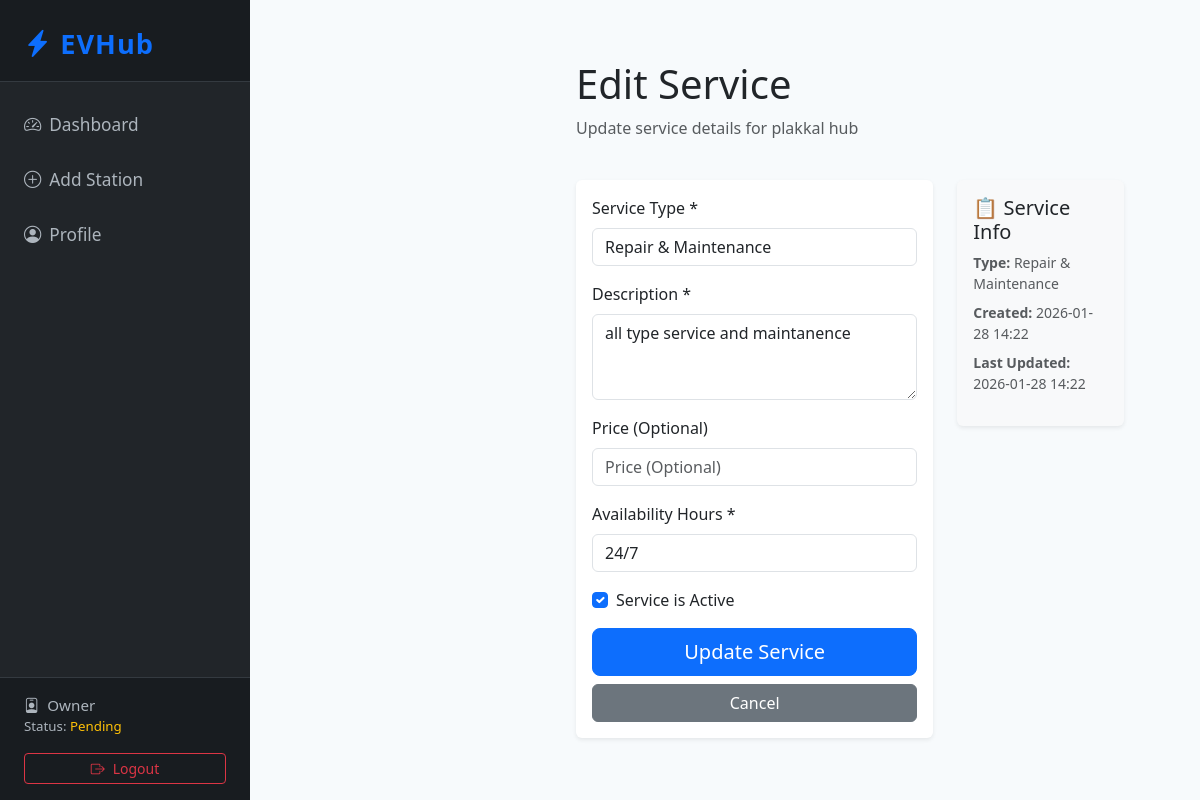
The app's page /owner-edit-service/1/1/ (signed in) with its own data.
### core/models.py (models this page shows, shortened)
class CustomUser(AbstractUser):
    USER_TYPE_CHOICES = [
        ('customer', 'Customer'),
        ('owner', 'Station Owner'),
        ('admin', 'Administrator'),
    ]
    phone = models.CharField(max_length=20, blank=True, null=True)
    is_hotel_partner = models.BooleanField(default=False)
    is_emergency_contact = models.BooleanField(default=False)
    ev_photo = models.ImageField(upload_to='ev_photos/', blank=True, null=True)
    user_type = models.CharField(max_length=20, choices=USER_TYPE_CHOICES, default='customer')

class OwnerStation(models.Model):
    owner = models.ForeignKey(StationOwner, on_delete=models.CASCADE, related_name='stations')
    station = models.OneToOneField(ChargingStation, on_delete=models.CASCADE, related_name='owner_station')
    created_at = models.DateTimeField(auto_now_add=True)
    updated_at = models.DateTimeField(auto_now=True)

class ChargingStation(models.Model):
    name = models.CharField(max_length=150)
    location = models.CharField(max_length=255)
    latitude = models.DecimalField(max_digits=9, decimal_places=6, null=True, blank=True)
    longitude = models.DecimalField(max_digits=9, decimal_places=6, null=True, blank=True)
    total_ports = models.PositiveIntegerField(default=1)
    ultra_fast = models.BooleanField(default=False)
    powered_by_renewables = models.BooleanField(default=False)
    created_at = models.DateTimeField(auto_now_add=True)

class OwnerService(models.Model):
    SERVICE_TYPES = [
        ('charging', 'EV Charging'),
        ('repair', 'Repair & Maintenance'),
        ('food', 'Food & Beverage'),
        ('lodging', 'Lodging'),
        ('restroom', 'Restroom Facilities'),
        ('parking', 'Parking'),
        ('wifi', 'WiFi'),
        ('other', 'Other'),
    ]
    owner = models.ForeignKey(StationOwner, on_delete=models.CASCADE, related_name='services')
    station = models.ForeignKey(OwnerStation, on_delete=models.CASCADE, related_name='services')
    service_type = models.CharField(max_length=50, choices=SERVICE_TYPES)
    description = models.TextField()
    price = models.DecimalField(max_digits=10, decimal_places=2, blank=True, null=True)
    availability_hours = models.CharField(max_length=255, help_text="e.g., 24/7 or 9AM-6PM")
    is_active = models.BooleanField(default=True)
    created_at = models.DateTimeField(auto_now_add=True)
    updated_at = models.DateTimeField(auto_now=True)
    class Meta:
        unique_together = ('station', 'service_type')

### core/views.py (the view)
# urls.py: path('owner-edit-service/<int:station_id>/<int:service_id>/', views.owner_edit_service, name='owner_edit_service'),
@login_required
@user_passes_test(is_owner)
def owner_edit_service(request, station_id, service_id):
    try:
        owner = request.user.station_owner
    except StationOwner.DoesNotExist:
        return redirect('owner_register')
    owner_station = get_object_or_404(OwnerStation, id=station_id, owner=owner)
    service = get_object_or_404(OwnerService, id=service_id, owner=owner)
    if request.method == 'POST':
        form = OwnerServiceForm(request.POST, instance=service)
        if form.is_valid():
            form.save()
            return redirect('owner_manage_services', station_id)
    else:
        form = OwnerServiceForm(instance=service)
    context = {
        'owner_station': owner_station,
        'service': service,
        'form': form,
    }
    return render(request, 'core/owner_edit_service.html', context)

### core/forms.py
class OwnerServiceForm(forms.ModelForm):
    class Meta:
        model = OwnerService
        fields = ('service_type', 'description', 'price', 'availability_hours', 'is_active')
        widgets = {
            'service_type': forms.Select(attrs={'class': 'form-control'}),
            'description': forms.Textarea(attrs={'class': 'form-control', 'rows': 3, 'placeholder': 'Service Description'}),
            'price': forms.NumberInput(attrs={'class': 'form-control', 'placeholder': 'Price (Optional)', 'step': 0.01}),
            'availability_hours': forms.TextInput(attrs={'class': 'form-control', 'placeholder': 'e.g., 24/7 or 9AM-6PM'}),
            'is_active': forms.CheckboxInput(attrs={'class': 'form-check-input'}),
        }

### core/views.py (called while the page is built)
def is_owner(user):
    return hasattr(user, 'station_owner') and user.user_type == 'owner'

### core/templates/core/owner_edit_service.html (shortened to what this page needs)
{% extends 'core/owner_base.html' %}
{% block content %}
    <div style="flex-grow: 1; margin-left: 250px; padding: 20px; background-color: #f7fafc;">
        <div class="container">
            <div class="row mb-4">
                <div class="col-md-12">
                    <h1>Edit Service</h1>
                    <p class="text-muted">Update service details for {{ owner_station.station.name }}</p>
                </div>
            </div>
            <div class="row">
                <div class="col-md-8">
                    <div class="card border-0 shadow-sm">
                        <div class="card-body">
                            <form method="POST">
                                <div class="mb-3">
                                    <label class="form-label" for="id_service_type">Service Type *</label>
                                    {{ form.service_type }}
                                </div>
                                <div class="mb-3">
                                    <label class="form-label" for="id_description">Description *</label>
                                    {{ form.description }}
                                </div>
                                <div class="mb-3">
                                    <label class="form-label" for="id_price">Price (Optional)</label>
                                    {{ form.price }}
                                </div>
                                <div class="mb-3">
                                    <label class="form-label" for="id_availability_hours">Availability Hours *</label>
                                    {{ form.availability_hours }}
                                </div>
                                <div class="form-check mb-3">
                                    {{ form.is_active }}
                                    <label class="form-check-label" for="id_is_active">
                                        Service is Active
                                    </label>
                                </div>
                                <div class="d-grid gap-2">
                                    <button type="submit" class="btn btn-primary btn-lg">Update Service</button>
                                    <a href="{% url 'owner_manage_services' owner_station.id %}" class="btn btn-secondary">Cancel</a>
                                </div>
                            </form>
                        </div>
                    </div>
                </div>
                <div class="col-md-4">
                    <div class="card border-0 shadow-sm bg-light">
                        <div class="card-body">
                            <h5 class="card-title">📋 Service Info</h5>
                            <p class="small text-muted mb-2">
                                <strong>Type:</strong> {{ service.get_service_type_display }}
                            </p>
                            <p class="small text-muted mb-2">
                                <strong>Created:</strong> {{ service.created_at|date:"Y-m-d H:i" }}
                            </p>
                            <p class="small text-muted">
                                <strong>Last Updated:</strong> {{ service.updated_at|date:"Y-m-d H:i" }}
                            </p>
                        </div>
                    </div>
                </div>
            </div>
        </div>
    </div>
</div>
{% endblock %}

### core/templates/core/owner_base.html (shortened to what this page needs)
<!DOCTYPE html>
<html lang="en">
<head>
    <link href="https://cdn.jsdelivr.net/npm/bootstrap@5.3.0/dist/css/bootstrap.min.css" rel="stylesheet">
    <link href="https://cdn.jsdelivr.net/npm/bootstrap-icons/font/bootstrap-icons.css" rel="stylesheet">
</head>
<body>
    <nav class="sidebar d-flex flex-column">
        <div class="brand">
            <i class="bi bi-lightning-charge-fill me-2"></i>EVHub
        </div>
        <ul class="nav flex-column mt-3">
            <li class="nav-item">
                <a class="nav-link {% if request.resolver_match.url_name == 'owner_dashboard' %}active{% endif %}" href="{% url 'owner_dashboard' %}"><i class="bi bi-speedometer2 me-2"></i>Dashboard</a>
            </li>
            <li class="nav-item">
                <a class="nav-link {% if request.resolver_match.url_name == 'owner_add_station' %}active{% endif %}" href="{% url 'owner_add_station' %}"><i class="bi bi-plus-circle me-2"></i>Add Station</a>
            </li>
            <li class="nav-item">
                <a class="nav-link {% if request.resolver_match.url_name == 'owner_profile' %}active{% endif %}" href="{% url 'owner_profile' %}"><i class="bi bi-person-circle me-2"></i>Profile</a>
            </li>
        </ul>
        <div class="sidebar-footer mt-auto">
            <div><i class="bi bi-person-badge me-2"></i>{{ owner.company_name|default:'Owner' }}</div>
            <div class="small">Status: {% if owner.is_verified %}<span class="text-success">Verified</span>{% else %}<span class="text-warning">Pending</span>{% endif %}</div>
            <div class="mt-3">
                <a href="{% url 'logout' %}" class="btn btn-sm btn-outline-danger w-100">
                    <i class="bi bi-box-arrow-right me-2"></i>Logout
                </a>
            </div>
        </div>
    </nav>
    <main class="main-content">
        <div class="container-fluid">
            {% block content %}{% endblock %}
    </main>
</body>
</html>

### core/templates/core/owner_base.html (style rules this page uses)
body { background: #f7fafc; min-height: 100vh; display: flex; flex-direction: row; }
.sidebar { width: 250px; background: #212529; color: #fff; min-height: 100vh; position: fixed; left: 0; top: 0; display: flex; flex-direction: column; z-index: 100; }
.sidebar .brand { font-size: 1.7rem; font-weight: bold; padding: 1.5rem 1rem 1rem 1.5rem; letter-spacing: 1px; color: #0d6efd; background: #181c20; border-bottom: 1px solid #343a40; }
.sidebar .nav-link { color: #adb5bd; padding: 0.9rem 1.5rem; font-size: 1.08rem; transition: background 0.2s, color 0.2s; }
.sidebar .sidebar-footer { margin-top: auto; padding: 1rem 1.5rem; font-size: 0.95rem; color: #adb5bd; border-top: 1px solid #343a40; background: #181c20; }
.main-content { margin-left: 250px; padding: 2.5rem 2rem 2rem 2rem; width: 100%; min-height: 100vh; }

### records on screen
CustomUser: company_name "Owner"
OwnerStation: station.name "plakkal hub"
OwnerService: service_type "Repair & Maintenance", description "all type service and maintanence", availability_hours "24/7", is_active "☑", created_at "2026-01-28 14:22", updated_at "2026-01-28 14:22"
